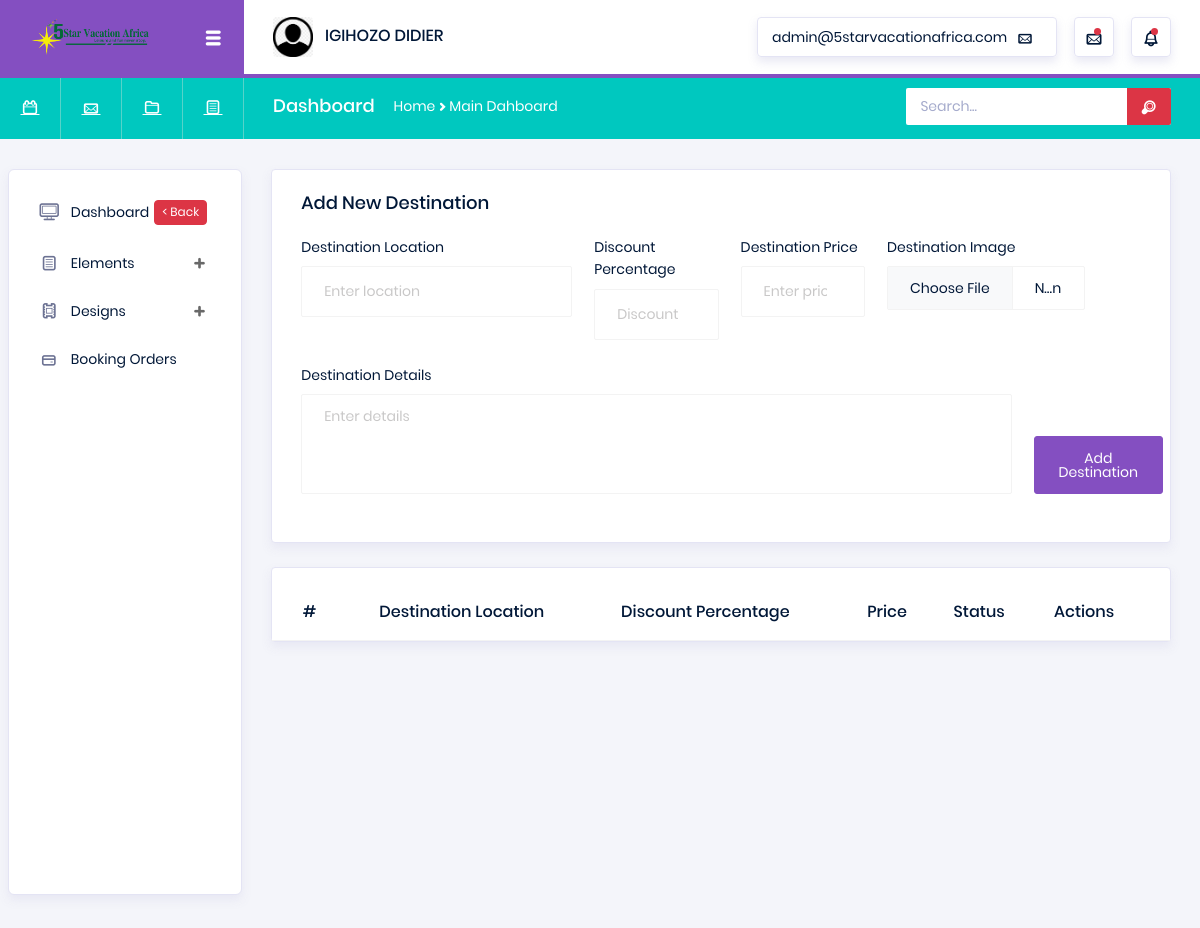
Before: /admin/destinations.php (signed in) with the older database file.
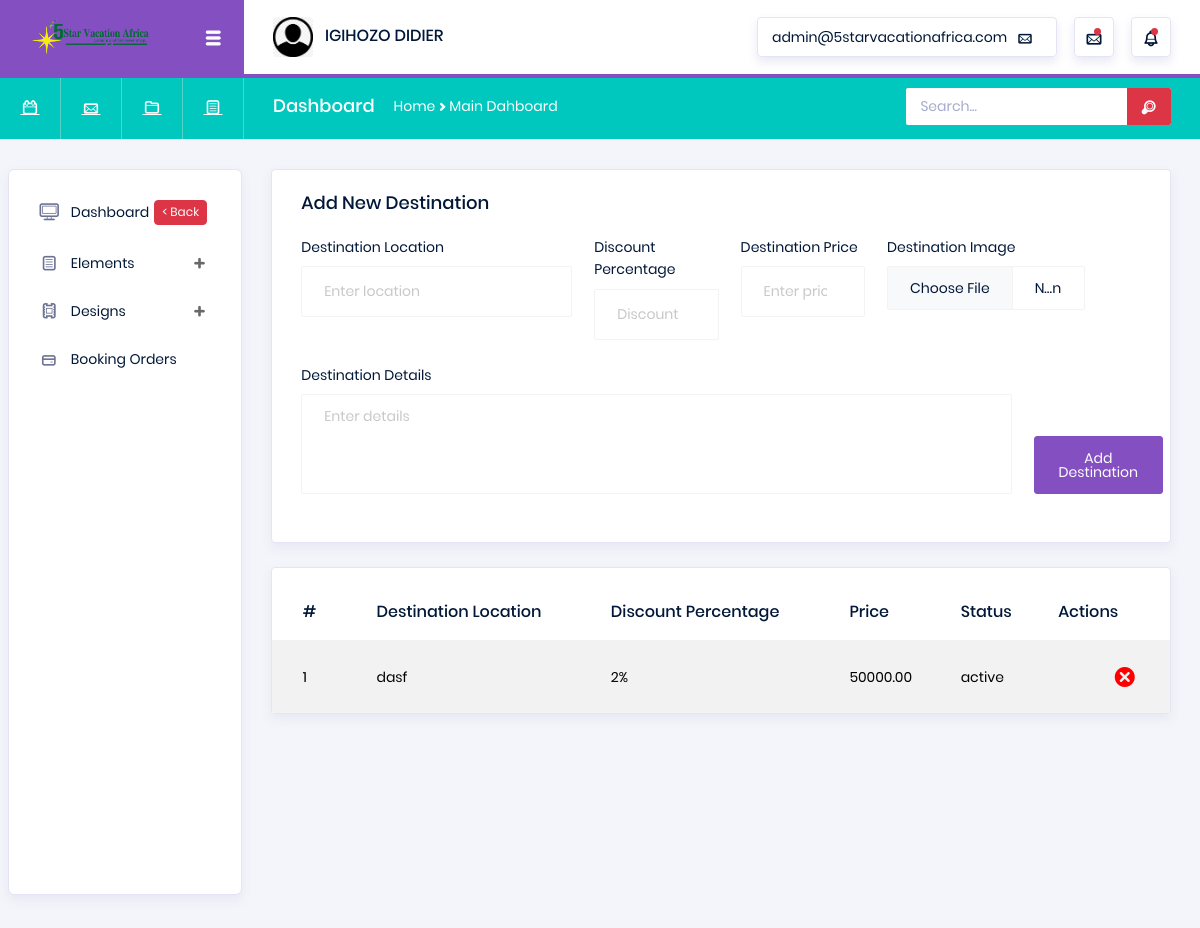
After: the same page with the newer database file.
### tables this page shows
CREATE TABLE `Destinations` (
  `DestinationID` int(11) NOT NULL AUTO_INCREMENT,
  `DestinationLocation` varchar(255) NOT NULL,
  `DestinationDiscountPercentage` int(11) DEFAULT 0,
  `DestinationPrice` decimal(10,2) NOT NULL,
  `DestinationImage` varchar(255) DEFAULT NULL,
  `DestinationDetails` text DEFAULT NULL,
  `DestinationStatus` enum('active','inactive') DEFAULT 'active',
  `CreatedAt` timestamp NULL DEFAULT current_timestamp(),
  `UpdatedAt` timestamp NULL DEFAULT current_timestamp() ON UPDATE current_timestamp(),
  PRIMARY KEY (`DestinationID`)
);

### admin/destinations.php (the view, shortened to what this page needs)
<?php
require("lib/header.php");
@require("../lib/drive.php");
$con = $pdo;
?>
<div class="main-panel">
    <div class="content-wrapper">
        <div class="row">
            <div class="col-md-12">
                <div class="card">
                    <div class="card-body">
                        <h4 class="card-title">Add New Destination</h4>
                        <form method="post" enctype="multipart/form-data" style="width:102%">
                            <div class="form-row row">
                                <div class="form-group col-md-4">
                                    <label for="location">Destination Location</label>
                                    <input type="text" class="form-control" id="location" name="location" placeholder="Enter location" required>
                                </div>
                                <div class="form-group col-md-2">
                                    <label for="discountPercentage">Discount Percentage</label>
                                    <input type="number" class="form-control" id="discountPercentage" name="discountPercentage" placeholder="Discount" min="0" max="100">
                                </div>
                                <div class="form-group col-md-2">
                                    <label for="price">Destination Price</label>
                                    <input type="number" class="form-control" id="price" name="price" placeholder="Enter price" step="0.01" required>
                                </div>
                                <div class="form-group col-md-3">
                                    <label for="destinationImage">Destination Image</label>
                                    <input type="file" class="form-control" id="destinationImage" name="destinationImage" accept="image/*" required>
                                </div>
                                <div class="form-group col-md-10">
                                    <label for="destinationDetails">Destination Details</label>
                                    <textarea class="form-control" id="destinationDetails" name="destinationDetails" rows="5" placeholder="Enter details" required></textarea>
                                </div>
                                <div class="form-group col-md-2 d-flex align-items-end">
                                    <button type="submit" class="btn btn-primary">Add Destination</button>
                                </div>
                            </div>
                        </form>
                    </div>
                </div>
                <div class="card mt-4">
                    <div class="table-responsive pt-3">
                        <table class="table table-striped project-orders-table">
                            <thead>
                                <tr>
                                    <th>#</th>
                                    <th>Destination Location</th>
                                    <th>Discount Percentage</th>
                                    <th>Price</th>
                                    <th>Status</th>
                                    <th>Actions</th>
                                </tr>
                            </thead>
                            <tbody>
                                <?php
                                $stmt = $con->query("SELECT * FROM Destinations ORDER BY DestinationID DESC");
                                $index = 1;
                                while ($row = $stmt->fetch(PDO::FETCH_ASSOC)) {
                                    $id = $row['DestinationID'];
                                    echo "<tr>
                                            <td>{$index}</td>
                                            <td>{$row['DestinationLocation']}</td>
                                            <td>{$row['DestinationDiscountPercentage']}%</td>
                                            <td>{$row['DestinationPrice']}</td>
                                            <td>{$row['DestinationStatus']}</td>
                                            <td><a href='delete-destination.php?id=$id' style='text-decoration:none;color:#F00;font-size:30px;float:right'><i class='typcn typcn-delete'></i></a></td>
                                        </tr>";
                                    $index++;
                                }
                                ?>
                            </tbody>
                        </table>
                    </div>
                </div>
            </div>
        </div>
    </div>
</div>

### admin/lib/header.php (shortened to what this page needs)
<!DOCTYPE html>
<html lang="en">
<head>
  <link rel="stylesheet" href="assets/vendors/typicons/typicons.css">
  <link rel="stylesheet" href="assets/vendors/css/vendor.bundle.base.css">
  <link rel="stylesheet" href="assets/css/style.css">
</head>
<body>
  <div class="container-scroller">
    <nav class="navbar col-lg-12 col-12 p-0 fixed-top d-flex flex-row">
      <div class="navbar-brand-wrapper d-flex justify-content-center">
        <div class="navbar-brand-inner-wrapper d-flex justify-content-between align-items-center w-100">
          <a class="navbar-brand brand-logo" href="index.php"><img src="../img/images/logo.png" alt="logo"/></a>
          <button class="navbar-toggler navbar-toggler align-self-center" type="button" data-toggle="minimize">
            <span class="typcn typcn-th-menu"></span>
          </button>
        </div>
      </div>
      <div class="navbar-menu-wrapper d-flex align-items-center justify-content-end">
        <ul class="navbar-nav me-lg-2">
          <li class="nav-item nav-profile dropdown">
            <a class="nav-link" href="#" data-bs-toggle="dropdown" id="profileDropdown">
              <img src="../img/images/user.png" alt="profile"/>
              <span class="nav-profile-name"><?=strtoupper($_SESSION['AdminFName'].' '.ucfirst(strtolower($_SESSION['AdminLName'])))?></span>
            </a>
          </li>
        </ul>
        <ul class="navbar-nav navbar-nav-right">
          <li class="nav-item nav-date dropdown">
            <a class="nav-link d-flex justify-content-center align-items-center" href="javascript:;">
              <h6 class="date mb-0"><?=@strtolower($_SESSION['AdminEmail'])?></h6>
              <i class="typcn typcn-mail"></i>
            </a>
          </li>
          <li class="nav-item dropdown">
            <a class="nav-link count-indicator dropdown-toggle d-flex justify-content-center align-items-center" id="messageDropdown" href="#" data-bs-toggle="dropdown">
              <i class="typcn typcn-mail mx-0"></i>
              <span class="count"></span>
            </a>
          </li>
          <li class="nav-item dropdown me-0">
            <a class="nav-link count-indicator dropdown-toggle d-flex align-items-center justify-content-center" id="notificationDropdown" href="#" data-bs-toggle="dropdown">
              <i class="typcn typcn-bell mx-0"></i>
              <span class="count"></span>
            </a>
          </li>
        </ul>
      </div>
    </nav>
    <nav class="navbar-breadcrumb col-xl-12 col-12 d-flex flex-row p-0">
      <div class="navbar-links-wrapper d-flex align-items-stretch">
        <div class="nav-link">
          <a href="javascript:;"><i class="typcn typcn-calendar-outline"></i></a>
        </div>
        <div class="nav-link">
          <a href="javascript:;"><i class="typcn typcn-mail"></i></a>
        </div>
        <div class="nav-link">
          <a href="javascript:;"><i class="typcn typcn-folder"></i></a>
        </div>
        <div class="nav-link">
          <a href="javascript:;"><i class="typcn typcn-document-text"></i></a>
        </div>
      </div>
      <div class="navbar-menu-wrapper d-flex align-items-center justify-content-end">
        <ul class="navbar-nav me-lg-2">
          <li class="nav-item ms-0">
            <h4 class="mb-0">Dashboard</h4>
          </li>
          <li class="nav-item">
            <div class="d-flex align-items-baseline">
              <p class="mb-0">Home</p>
              <i class="typcn typcn-chevron-right"></i>
              <p class="mb-0">Main Dahboard</p>
            </div>
          </li>
        </ul>
        <ul class="navbar-nav navbar-nav-right">
          <li class="nav-item nav-search d-none d-md-block me-0">
            <div class="input-group">
              <input type="text" class="form-control" placeholder="Search..." aria-label="search" aria-describedby="search">
              <div class="input-group-prepend d-flex">
                <span class="input-group-text" id="search">
                  <i class="typcn typcn-zoom"></i>
                </span>
              </div>
            </div>
          </li>
        </ul>
      </div>
    </nav>
    <div class="container-fluid page-body-wrapper">
      <nav class="sidebar sidebar-offcanvas" id="sidebar">
        <ul class="nav">
          <li class="nav-item">
            <a class="nav-link" href="home.php">
              <i class="typcn typcn-device-desktop menu-icon"></i>
              <span class="menu-title">Dashboard</span>
              <div class="badge badge-danger">< Back</div>
            </a>
          </li>
          <li class="nav-item">
            <a class="nav-link" data-bs-toggle="collapse" href="#ui-basic" aria-expanded="false" aria-controls="ui-basic">
              <i class="typcn typcn-document-text menu-icon"></i>
              <span class="menu-title">Elements</span>
              <i class="menu-arrow"></i>
            </a>
          </li>
          <li class="nav-item">
            <a class="nav-link" data-bs-toggle="collapse" href="#form-elements" aria-expanded="false" aria-controls="form-elements">
              <i class="typcn typcn-film menu-icon"></i>
              <span class="menu-title">Designs</span>
              <i class="menu-arrow"></i>
            </a>
          </li>
          <li class="nav-item">
            <a class="nav-link" href="orders.php">
              <i class="typcn typcn-credit-card menu-icon"></i>
              <span class="menu-title">Booking Orders</span>
            </a>
          </li>
        </ul>
      </nav>

Changed rows visible on the page:
added destinations: DestinationLocation "dasf", DestinationDiscountPercentage "2", DestinationPrice "50000.00", DestinationStatus "active"
